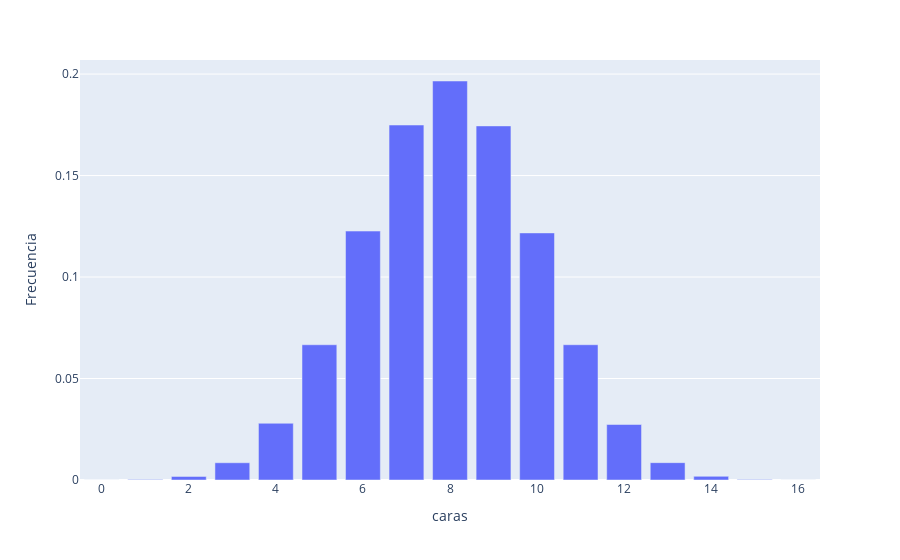

The code cell stored with this chart in its notebook:
### Code cell
import plotly.express as px
fig = px.bar(conteo, x="caras", y="Frecuencia")
fig.show()

### Figure 1 — Plotly figure (JSON) as saved in the notebook; plotly's stock layout.template omitted (floating-point values rounded to 4 significant figures)
{"data": [{"alignmentgroup": "True", "hovertemplate": "caras=%{x}<br>Frecuencia=%{y}<extra></extra>", "legendgroup": "", "marker": {"color": "#636efa", "pattern": {"shape": ""}}, "name": "", "offsetgroup": "", "orientation": "v", "showlegend": false, "textposition": "auto", "type": "bar", "x": [0, 1, 2, 3, 4, 5, 6, 7, 8, 9, 10, 11, 12, 13, 14, 15, 16], "xaxis": "x", "y": [2e-05, 0.000231, 0.001758, 0.008506, 0.02795, 0.06663, 0.1226, 0.1749, 0.1966, 0.1745, 0.1217, 0.06664, 0.02734, 0.008547, 0.001806, 0.000253, 1.4e-05], "yaxis": "y"}], "layout": {"barmode": "relative", "legend": {"tracegroupgap": 0}, "margin": {"t": 60}, "xaxis": {"anchor": "y", "domain": [0, 1], "title": {"text": "caras"}}, "yaxis": {"anchor": "x", "domain": [0, 1], "title": {"text": "Frecuencia"}}}}
